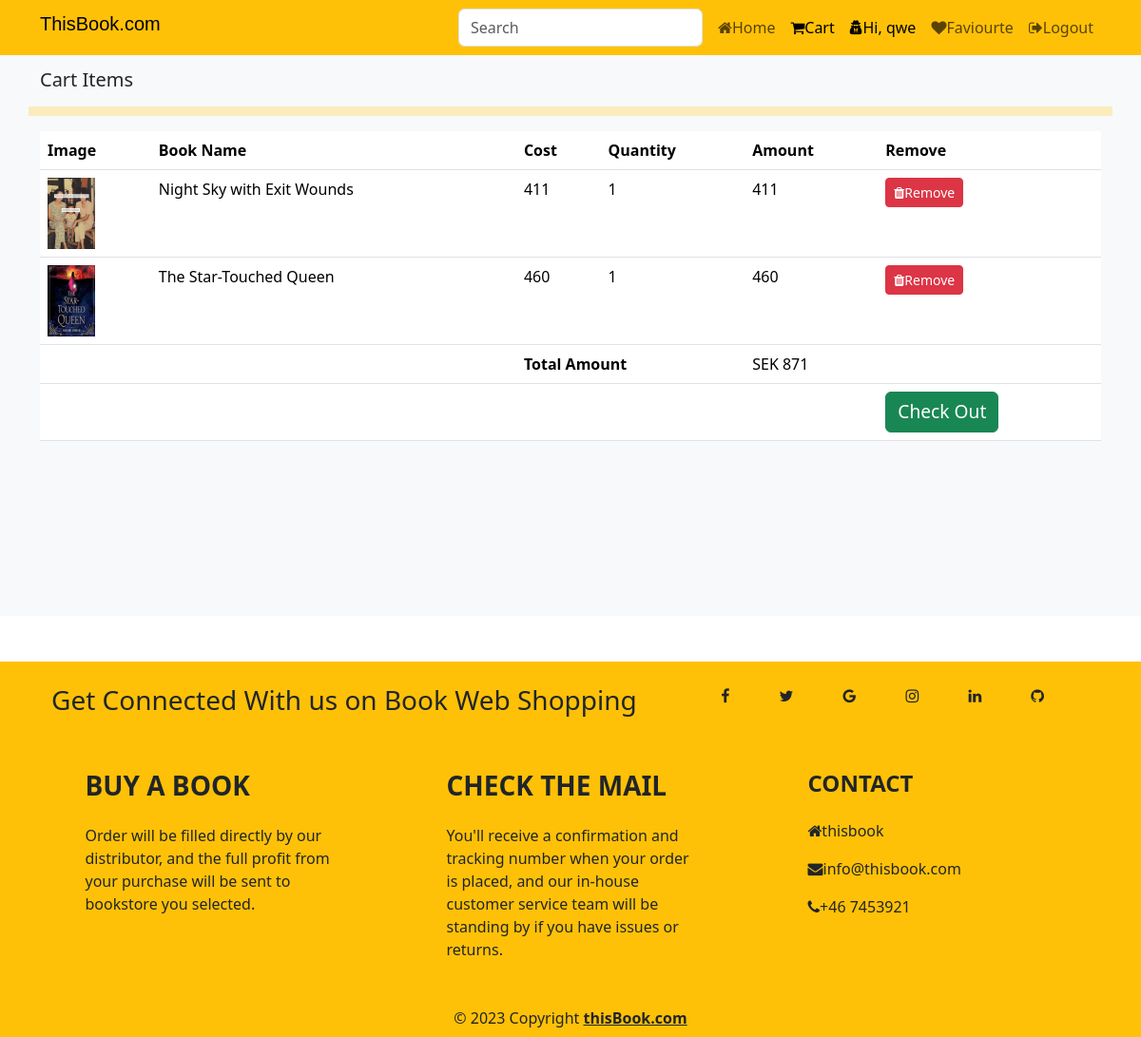
The app's page /cart/ (signed in) with its own data.
### shop_app/models.py (models this page shows, shortened)
class Cart(models.Model):
    user = models.ForeignKey(User,on_delete=models.CASCADE)
    book = models.ForeignKey(Book,on_delete=models.CASCADE)
    book_qty = models.IntegerField(null=False,blank=False)
    created_at= models.DateTimeField(auto_now_add=True)
    @property
    def total_cost(self):
        return self.book_qty*self.book.price

class Book(models.Model):
    category_id = models.ForeignKey(Category, on_delete=models.CASCADE)
    title = models.CharField(max_length=100)
    author = models.CharField(max_length=100)
    book_description = models.CharField(max_length=500)
    quantity = models.IntegerField(null=False,blank=False)
    trending= models.BooleanField(default=False,help_text="0-default,1-trending")
    publisher = models.CharField(max_length=100)
    image = models.ImageField(upload_to='images', blank=True)
    price = models.FloatField()

### shop_app/views.py (the view)
# urls.py: path('cart/',views.cart_page,name="cart"),
def cart_page(request):
    if request.user.is_authenticated:
        cart = Cart.objects.filter(user=request.user)
        return render(request,"layout/cart.html",{'cart':cart})
    else:
        return redirect('main')

### Templates/layout/cart.html (shortened to what this page needs)
{% extends 'layout/index.html' %}
{% block content %}
<section class="bg-light py-4 my-5" style="min-height:600px">
    <div class="container">
        <div class="row">
            <h5 class="mb-3">Cart Items</h5>
            <hr class="border border-warning border-5">
        </div>
        <table class="table">
            <tr>
                <th>Image</th>
                <th>Book Name</th>
                <th>Cost</th>
                <th>Quantity</th>
                <th>Amount</th>
                <th>Remove </th>
            </tr>
             {% for item in cart %}
             <tr>
                 <td><img src="{{item.book.image.url}}" height="75px" alt="{{item.book.title}}"> </td>
                 <td>{{item.book.title}}</td>
                 <td>{{item.book.price | stringformat:'d'}}</td>
                 <td>{{item.book_qty}}</td>
                 <td class="amt">{{item.total_cost| stringformat:'d'}}</td>
                 <td><a href="{% url 'remove_cart' item.id %}" onclick="return confirm('Are you sure? To Remove')" class="btn btn-danger btn-sm"><i class="fa fa-trash"></i>Remove</a></td>
             </tr>
             {% endfor %}
             <tr>
                 <td></td>
                 <td></td>
                 <td colspan="2"><b>Total Amount</b></td>
                 <td id="net">0</td>
                 <td></td>
            </tr>
            <tr>
                 <td></td>
                 <td></td>
                 <td></td>
                 <td></td>
                 <td></td>
                 <td><button class="btn btn-success"><a href="{% url 'order' %}" style="text-decoration: none;font-size: larger;color:white">Check Out</a></button></td>
            </tr>
        </table>
    </div>
</section>
{% endblock %}

### Templates/basePage/base.html (shortened to what this page needs)
<nav class="navbar navbar-expand-lg bg-warning fixed-top">
  <div class="container">
    <a class="navbar-brand" href="{% url 'main' %}" style="font-family:Impact, Haettenschweiler, 'Arial Narrow Bold', sans-serif;"><h5>ThisBook.com</h5></a>
    <div class="collapse navbar-collapse" id="navbarNavAltMarkup">
      <ul class="navbar-nav ms-auto">
        <form class="d-flex" role="search" action="{% url 'main' %}" method="get">
          <input name="search" class="form-control me-2" type="search" placeholder="Search" aria-label="Search">
        </form>
        <a class="nav-link {% if request.path == '/' %}active{% endif %}" aria-current="page" href="{% url 'main' %}"><i class="fa fa-home"></i>Home</a>
        <a class="nav-link {% if request.path == '/cart/' %}active{% endif %}" href="{% url 'cart' %}"><i class="fa fa-shopping-cart"></i>Cart</a>
          {% if user.is_authenticated %}
            <a class="nav-link active" href=""><i class="fa fa-user-secret"></i>Hi, {{request.user.username}}</a>
            <a class="nav-link {% if request.path == '/favpage' %}active{% endif %}" href="{% url 'favpage' %}"><i class="fa fa-heart"></i>Faviourte
            <a class="nav-link {% if request.path == '/logout' %}active{% endif %}" href="{% url 'logout' %}"><i class="fa fa-sign-out"></i>Logout</a>
          {% else %}
            <a class="nav-link {% if request.path == '/register' %}active{% endif %}" href="{% url 'register' %}"><i class="fa fa-user"></i>SignUp</a>
            <a class="nav-link {% if request.path == '/login' %}active{% endif %}" href="{% url 'login' %}"><i class="fa fa-sign-in"></i>Login</a>
          {% endif %}
      </ul>
    </div>
  </div>
</nav>

### records on screen
Cart: book.image (picture), book "Night Sky with Exit Wounds", book.price "411", book_qty "1", total_cost "411"
Cart: book.image (picture), book "The Star-Touched Queen", book.price "460", book_qty "1", total_cost "460"

### other values on screen
{{ request.user.username }} "qwe"
